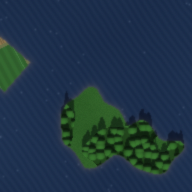
#> input picture LABEL/HR/lulc_00000.png, 192 x 192 px
$ python -i evaluate_task_probe.py   (imports and definitions only)   (older library calls are emulated)
#> lines starting #> are read from the running program, lines starting #| are printed output that depends on the picture; after the words box and inside, x2 and y2 are one past the last pixel; in counts of white or black regions, pixels touching at a corner belong together
#!/usr/bin/env python
"""CPU stand-in for evaluate_task.py (no PyTorch): hand-crafted descriptor + gradient boosting.

The probe is trained once on RS-12K train HR patches, frozen, and applied to
runs/seed<k>/sr/<condition>/LULC exactly like the ResNet-50. It writes the same
task/predictions/<condition>.csv and task/task_summary.json, so TUG, McNemar,
tables and figures can be exercised on a machine without a GPU. Its numbers
are a dataset sanity check, NOT the paper's ResNet-50 results.

    python scripts/make_classical_baselines.py --config configs/probe_demo.yaml --extra
    python scripts/probe_dataset.py --config configs/probe_demo.yaml
"""
import argparse
import json
import os
import sys

import cv2
import numpy as np
import pandas as pd
from skimage.feature import local_binary_pattern
from sklearn.ensemble import HistGradientBoostingClassifier

sys.path.insert(0, os.path.dirname(os.path.dirname(os.path.abspath(__file__))))
from esrgan_tug.data.simulator import CLASS_TITLES  # noqa: E402
from esrgan_tug.metrics.classification import classification_report, top_confusions  # noqa: E402
from esrgan_tug.utils import load_config, run_dir  # noqa: E402


def read(p):
    return cv2.imread(p, cv2.IMREAD_COLOR)[..., ::-1]


def features(img):
    x = img.astype(np.float32) / 255
    hsv = cv2.cvtColor(img, cv2.COLOR_RGB2HSV).astype(np.float32) / 255
    g = cv2.cvtColor(img, cv2.COLOR_RGB2GRAY).astype(np.float32) / 255
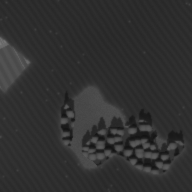
#> g: shape (192, 192) float32; min 0.0745, max 0.471, mean 0.19
    f = [x.mean((0, 1)), x.std((0, 1)), hsv.mean((0, 1)), hsv.std((0, 1))]
#> f = [[0.122, 0.208, 0.271], [0.0335, 0.065, 0.0673], [0.389, 0.606, 0.302], [0.0777, 0.062, 0.0436]]
    gx, gy = cv2.Sobel(g, cv2.CV_32F, 1, 0), cv2.Sobel(g, cv2.CV_32F, 0, 1)
    mag, ang = np.hypot(gx, gy), np.mod(np.arctan2(gy, gx), np.pi)
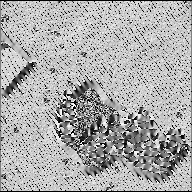
#> ang: shape (192, 192) float32; min 0, max 3.14, mean 2.1; drawn with min black and max white
    hist = np.histogram(ang, 12, (0, np.pi), weights=mag)[0]
#> hist = [160.4, 129.6, 112.5, 127.3, 160.4, 236.3, 293.6, 168.6, 216.1, 806.4, 464, 171.7]
    f += [[mag.mean(), mag.std(), np.percentile(mag, 90)], hist / (hist.sum() + 1e-6), [hist.max() / (hist.mean() + 1e-6)]]
#> f = [[0.122, 0.208, 0.271], [0.0335, 0.065, 0.0673], [0.389, 0.606, 0.302], [0.0777, 0.062, 0.0436], [0.0827, 0.116, 0.195], [0.0526, 0.0425, 0.0369, 0.0418, 0.0527, 0.0776, 0.0964, 0.0553, 0.0709, 0.265, 0.152, 0.0564], [3.18]]
    jxx, jyy, jxy = [cv2.GaussianBlur(a, (0, 0), 2) for a in (gx * gx, gy * gy, gx * gy)]
    coh = np.sqrt((jxx - jyy) ** 2 + 4 * jxy ** 2) / (jxx + jyy + 1e-6)
    f.append([coh.mean(), np.percentile(coh, 75)])
    for P, R in ((8, 1), (16, 2)):
        lbp = local_binary_pattern((g * 255).astype(np.uint8), P, R, "uniform")
        f.append(np.bincount(lbp.astype(int).ravel(), minlength=P + 2) / lbp.size)
#> this loop made 2 passes
#> pass 2, in features, `lbp = local_binary_pattern((g * 255).astype(np.uint8), P, R, "uniform")`:
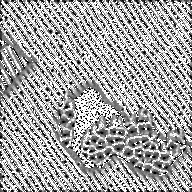
#> lbp: shape (192, 192) float64; min 0, max 17, mean 10.81; drawn with min black and max white
#> after the loop, f = 10 items
    F = np.abs(np.fft.fftshift(np.fft.fft2(g - g.mean())))
    h, w = g.shape
#> h = 192; w = 192
    yy, xx = np.mgrid[-h // 2:h - h // 2, -w // 2:w - w // 2]
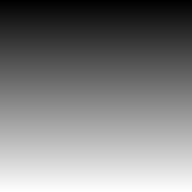
#> yy: shape (192, 192) int64; min -96, max 95, mean -0.5; drawn with min black and max white
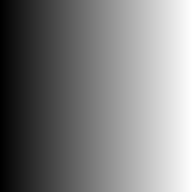
#> xx: shape (192, 192) int64; min -96, max 95, mean -0.5; drawn with min black and max white
    r = np.hypot(yy, xx) / (h / 2)
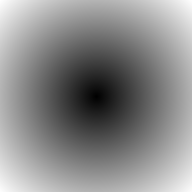
#> r: shape (192, 192) float64; min 0, max 1.41, mean 0.765; drawn with min black and max white
    bands = [F[(r >= lo) & (r < hi)].mean() for lo, hi in zip(np.linspace(0, 1, 9)[:-1], np.linspace(0, 1, 9)[1:])]
#> bands = [42.17, 19.68, 7.81, 3.58, 1.91, 1.16, 0.899, 0.722]
    mid = F[(r > 0.25) & (r < 0.9)]
    f += [np.log1p(bands), [np.log1p(mid.max() / (mid.mean() + 1e-6))]]
    e = cv2.Canny((g * 255).astype(np.uint8), 40, 120)
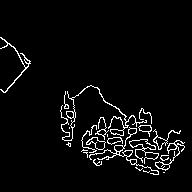
#> e: shape (192, 192); 4.4% white in thin lines or dots, all inside (x1, y1, x2, y2) = (0, 37, 185, 175)
    lines = cv2.HoughLinesP(e, 1, np.pi / 90, 30, minLineLength=h // 6, maxLineGap=3)
#> lines = None
    f.append([e.mean() / 255, 0 if lines is None else len(lines)])
    return np.concatenate([np.ravel(np.asarray(a, np.float32)) for a in f])


def main():
    ap = argparse.ArgumentParser()
    ap.add_argument("--config", required=True)
    ap.add_argument("--seed", type=int, default=None)
    ap.add_argument("--n-train", type=int, default=4000)
    a = ap.parse_args()
    cfg = load_config(a.config)
    seed = cfg["seed"] if a.seed is None else a.seed
    p = cfg["paths"]
    rs = pd.read_csv(os.path.join(p["rs12k"], "manifest.csv"))
    trs = rs[rs.split == "train"]
    tr = trs.groupby("label").sample(n=min(a.n_train // 5, int(trs.label.value_counts().min())), random_state=0)
    Xtr = np.stack([features(read(os.path.join(p["rs12k"], "train", "HR", i + ".png"))) for i in tr.id])
    clf = HistGradientBoostingClassifier(max_iter=400, learning_rate=0.08, random_state=0).fit(Xtr, tr.label.values)
    print(f"[probe] trained on {len(tr)} HR patches")
    lu = pd.read_csv(os.path.join(p["lulc"], "manifest.csv"))
    out = run_dir(cfg, seed, "task", "predictions")
    os.makedirs(out, exist_ok=True)
    summary = {}
    for cond in cfg["report"]["task_conditions"]:
        d = run_dir(cfg, seed, "sr", cond, "LULC")
        if not os.path.isdir(d):
            continue
        pred = clf.predict(np.stack([features(read(os.path.join(d, i + ".png"))) for i in lu.id]))
        pd.DataFrame({"id": lu.id, "label": lu.label, "pred": pred}).to_csv(os.path.join(out, f"{cond}.csv"), index=False)
        rep = classification_report(lu.label.values, pred)
        rep["top_confusions"] = top_confusions(rep["confusion_matrix"], CLASS_TITLES)
        summary[cond] = rep
        print(f"[probe] {cond:15s} OA={rep['oa'] * 100:6.2f} kappa={rep['kappa']:.4f} top={rep['top_confusions'][:2]}", flush=True)
    with open(run_dir(cfg, seed, "task", "task_summary.json"), "w") as f:
        json.dump(summary, f, indent=2)


# [2 lines not run here, left out]

>>> import cv2
>>> picture = cv2.cvtColor(cv2.imread('../LABEL/HR/lulc_00000.png'), cv2.COLOR_BGR2RGB)
>>> result = features(picture)
#> result = 69 values, max 3.77 at index 58, min 0 at index 68, mean 0.403

$ run again, on LABEL/HR/lulc_00004.png
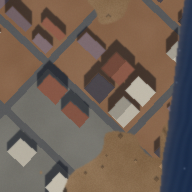
#> input picture LABEL/HR/lulc_00004.png, 192 x 192 px
#> in features, `f = [x.mean((0, 1)), x.std((0, 1)), hsv.mean((0, 1)), hsv.std((0, 1))]`: f = [[0.434, 0.374, 0.331], [0.142, 0.108, 0.0927], [0.162, 0.302, 0.452], [0.179, 0.186, 0.112]]
#> in features, `mag, ang = np.hypot(gx, gy), np.mod(np.arctan2(gy, gx), np.pi)`:
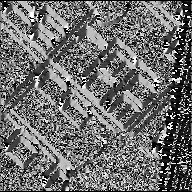
#> ang: shape (192, 192) float32; min 0, max 3.14, mean 1.36; drawn with min black and max white
#> hist = [505.6, 270.7, 572.9, 581.2, 74.85, 65.23, 110.4, 162.3, 684.8, 675.1, 104.9, 252.8]
#> in features, `f += [[mag.mean(), mag.std(), np.percentile(mag, 90)], hist / (hist.su..`: f = [[0.434, 0.374, 0.331], [0.142, 0.108, 0.0927], [0.162, 0.302, 0.452], [0.179, 0.186, 0.112], [0.11, 0.214, 0.344], [0.125, 0.0667, 0.141, 0.143, 0.0184, 0.0161, 0.0272, 0.04, 0.169, 0.166, 0.0258, 0.0623], [2.02]]
#> after the loop in features, `for P, R in ((8, 1), (16, 2)):`: f = 10 items, first 6: [0.434, 0.374, 0.331], [0.142, 0.108, 0.0927], [0.162, 0.302, 0.452], [0.179, 0.186, 0.112], [0.11, 0.214, 0.344], [0.125, 0.0667, 0.141, 0.143, 0.0184, 0.0161, 0.0272, 0.04, 0.169, 0.166, 0.0258, 0.0623]
#> bands = [128.4, 29.38, 11.11, 5.99, 3.49, 2.48, 1.77, 1.47]
#> in features, `f += [np.log1p(bands), [np.log1p(mid.max() / (mid.mean() + 1e-6))]]`: f = 12 items, first 6: [0.434, 0.374, 0.331], [0.142, 0.108, 0.0927], [0.162, 0.302, 0.452], [0.179, 0.186, 0.112], [0.11, 0.214, 0.344], [0.125, 0.0667, 0.141, 0.143, 0.0184, 0.0161, 0.0272, 0.04, 0.169, 0.166, 0.0258, 0.0623]
#> in features, `e = cv2.Canny((g * 255).astype(np.uint8), 40, 120)`:
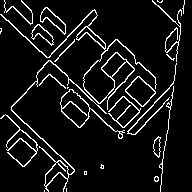
#> e: shape (192, 192); 8.2% white in thin lines or dots
#> lines = [[12, 25, 67, 75], [168, 123, 176, 60], [7, 115, 68, 174], [72, 89, 107, 125], [137, 120, 172, 84], [11, 109, 57, 154], [51, 53, 94, 9], [176, 59, 180, 25], [160, 191, 163, 151], [83, 77, 115, 39]]
#> result = 69 values, max 10 at index 68, min 0.0113 at index 44, mean 0.588

$ run again, on LABEL/HR/lulc_00005.png
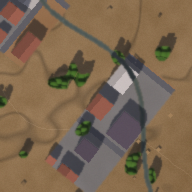
#> input picture LABEL/HR/lulc_00005.png, 192 x 192 px
#> in features, `f = [x.mean((0, 1)), x.std((0, 1)), hsv.mean((0, 1)), hsv.std((0, 1))]`: f = [[0.483, 0.401, 0.312], [0.113, 0.0759, 0.0766], [0.125, 0.354, 0.488], [0.164, 0.159, 0.102]]
#> in features, `mag, ang = np.hypot(gx, gy), np.mod(np.arctan2(gy, gx), np.pi)`:
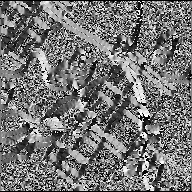
#> ang: shape (192, 192) float32; min 0, max 3.14, mean 1.44; drawn with min black and max white
#> hist = [325, 612.1, 528.7, 384.5, 237.7, 240.8, 308.7, 348.4, 540.1, 392.7, 286.2, 222.6]
#> in features, `f += [[mag.mean(), mag.std(), np.percentile(mag, 90)], hist / (hist.su..`: f = [[0.483, 0.401, 0.312], [0.113, 0.0759, 0.0766], [0.125, 0.354, 0.488], [0.164, 0.159, 0.102], [0.12, 0.177, 0.35], [0.0734, 0.138, 0.119, 0.0868, 0.0537, 0.0544, 0.0697, 0.0787, 0.122, 0.0887, 0.0646, 0.0503], [1.66]]
#> after the loop in features, `for P, R in ((8, 1), (16, 2)):`: f = 10 items, first 6: [0.483, 0.401, 0.312], [0.113, 0.0759, 0.0766], [0.125, 0.354, 0.488], [0.164, 0.159, 0.102], [0.12, 0.177, 0.35], [0.0734, 0.138, 0.119, 0.0868, 0.0537, 0.0544, 0.0697, 0.0787, 0.122, 0.0887, 0.0646, 0.0503]
#> bands = [94.74, 26.3, 11.36, 5.57, 3.28, 2.18, 1.7, 1.43]
#> in features, `f += [np.log1p(bands), [np.log1p(mid.max() / (mid.mean() + 1e-6))]]`: f = 12 items, first 6: [0.483, 0.401, 0.312], [0.113, 0.0759, 0.0766], [0.125, 0.354, 0.488], [0.164, 0.159, 0.102], [0.12, 0.177, 0.35], [0.0734, 0.138, 0.119, 0.0868, 0.0537, 0.0544, 0.0697, 0.0787, 0.122, 0.0887, 0.0646, 0.0503]
#> in features, `e = cv2.Canny((g * 255).astype(np.uint8), 40, 120)`:
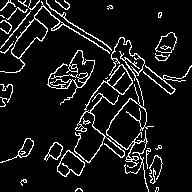
#> e: shape (192, 192); 9% white in thin lines or dots
#> lines = [[68, 22, 107, 45], [59, 22, 112, 53], [3, 45, 38, 1], [94, 128, 135, 160], [99, 149, 114, 116], [129, 60, 170, 94], [59, 21, 96, 43], [143, 64, 175, 89]]
#> result = 69 values, max 8 at index 68, min 0.0177 at index 52, mean 0.538

$ run again, on LABEL/HR/lulc_00006.png
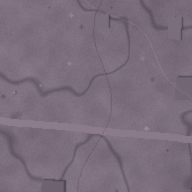
#> input picture LABEL/HR/lulc_00006.png, 192 x 192 px
#> in features, `f = [x.mean((0, 1)), x.std((0, 1)), hsv.mean((0, 1)), hsv.std((0, 1))]`: f = [[0.483, 0.428, 0.486], [0.0271, 0.0248, 0.0267], [0.58, 0.12, 0.487], [0.00802, 0.00853, 0.0267]]
#> hist = [213.5, 151.9, 128.6, 145.2, 147.5, 199.2, 279.7, 172.3, 158.9, 199.9, 184.5, 184]
#> in features, `f += [[mag.mean(), mag.std(), np.percentile(mag, 90)], hist / (hist.su..`: f = [[0.483, 0.428, 0.486], [0.0271, 0.0248, 0.0267], [0.58, 0.12, 0.487], [0.00802, 0.00853, 0.0267], [0.0587, 0.0664, 0.143], [0.0986, 0.0702, 0.0594, 0.067, 0.0681, 0.092, 0.129, 0.0796, 0.0734, 0.0923, 0.0852, 0.085], [1.55]]
#> after the loop in features, `for P, R in ((8, 1), (16, 2)):`: f = 10 items
#> bands = [27.43, 9.58, 4.58, 2.92, 1.93, 1.58, 1.35, 1.23]
#> in features, `e = cv2.Canny((g * 255).astype(np.uint8), 40, 120)`:
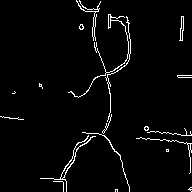
#> e: shape (192, 192); 3.1% white in thin lines or dots
#> lines = [[139, 138, 174, 141]]
#> result = 69 values, max 3.35 at index 58, min 0.00802 at index 9, mean 0.355
